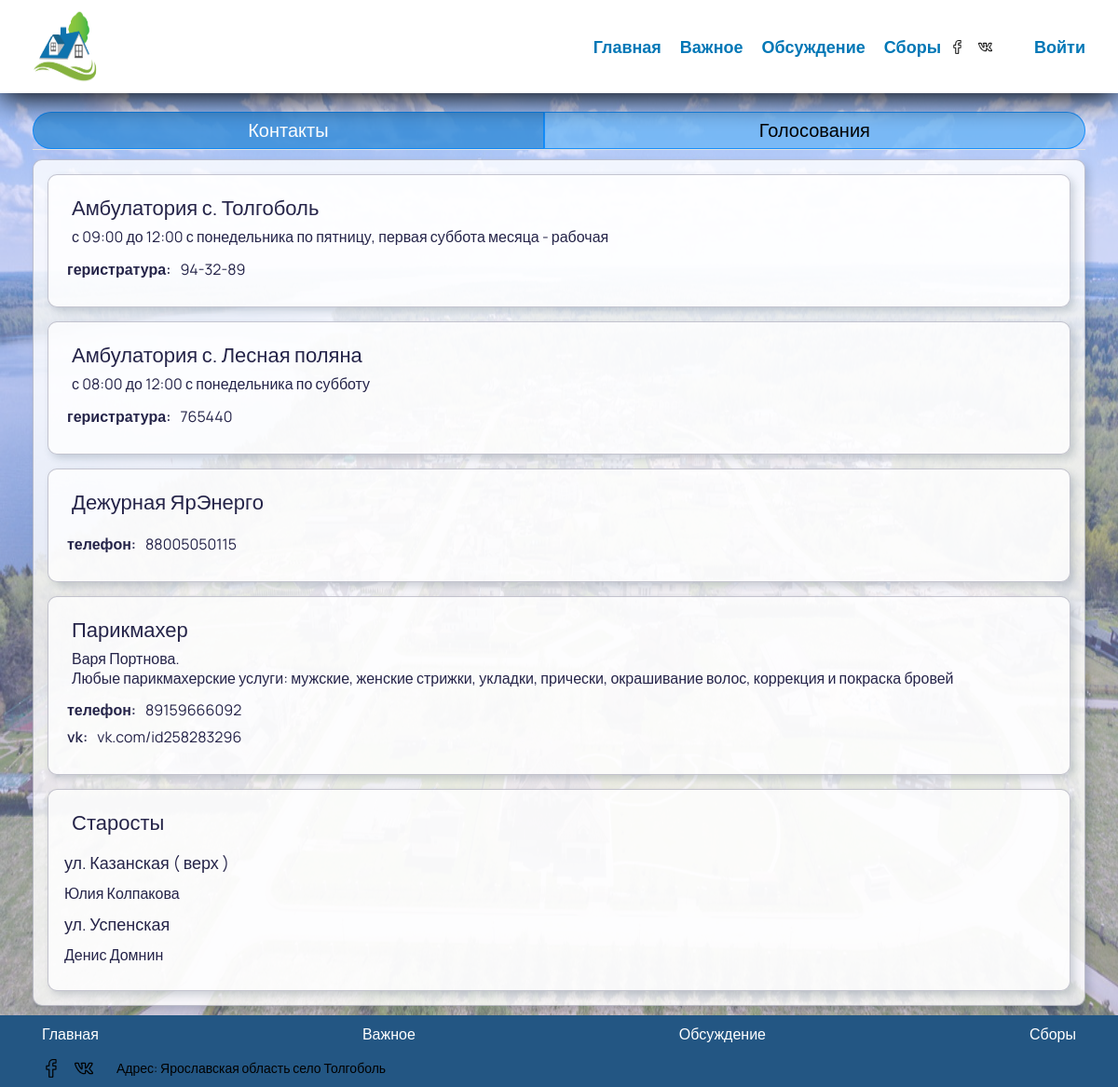
The app's page /important/ with its own data.
### MainService/models.py (models this page shows)
class AnyContact( models.Model ):
    title = models.CharField( _('Название контакта'), max_length=100, blank=False, unique=False )
    comment = models.CharField( _('Комментарий'), max_length=1000, blank=True, unique=False )
    is_chief = models.BooleanField( _('Является ли старостой'), default=False )

class ContactField( models.Model ):
    key = models.CharField( _('Название'), max_length=100, blank=False, unique=False )
    value = models.CharField( _('Значение'), max_length=1000, blank=False, unique=False )
    contact = models.ForeignKey( AnyContact, on_delete = models.CASCADE )

### MainService/views.py (the view, shortened to what this page needs)
# urls.py: path('important/', ImportantPage.as_view(), name='important' ),
class ImportantPage( DataMixin, TemplateView ):
    template_name = 'MainService/important.html'
    model = AnyContact
    title = _("Поселок Толгоболь / Важное / Контакты")
    @logger
    def get_context_data( self, *, object_list=None, **kwargs ):
        c_super = super().get_context_data(**kwargs)
        c_def = self.get_user_context()
        c_def['chifs'] = self.get_contact( is_chief=True )
        c_def['anys'] = self.get_contact( is_chief=False )
        c_def[ 'title' ] = self.title
        c_def[ 'votings' ] = self.get_votings_context()
        c_def.update( c_super )
        return c_def
    def get_contact( self, is_chief ):
        contacts = AnyContact.objects.filter( is_chief=is_chief )
        res = []
        for i in contacts:
            item = {}
            item['title'] = i.title
            if i.comment != '':
                item['comment'] = i.comment
            items = []
            for it in i.contactfield_set.all():
                items.append( {'key':it.key, 'value': it.value} )
            item['items'] = items
            res.append( item )
        return res
    def get_votings_context( self ):
        result = []
        votings = Voting.objects.all()
        for voting in votings:
            item = {}
            if voting.is_non_auth:
                if self.request.user.is_authenticated:
                    if voting.votingitemusernonauth_set.all().filter(csrf=str(self.request.user.id)).count():
                        item['is_disabled'] = 'disabled'
                else:
                    csrf = self.request.COOKIES.get( 'csrftoken', None )
                    if voting.votingitemusernonauth_set.all().filter(csrf=csrf).count():
                        item['is_disabled'] = 'disabled'
                if voting.is_finish:
                    item['is_disabled'] = 'disabled'
                if voting.finish_data is not None:
                    if voting.finish_data < timezone.now().date():
                        item['is_disabled'] = 'disabled'
                item['id'] = voting.id
                item['is_non_auth'] = voting.is_non_auth
                item['title'] = voting.title
                item['comment'] = voting.comment
                item['finish_data'] = voting.finish_data if voting.finish_data else 'Без срока'
                total_count = voting.votingitemusernonauth_set.count()
                persent = total_count / 100
                item['voting_items'] = [ dict( [( 'name', i.name ),
                                                ( 'id', i.id ),
                                                ( 'voting_persent', int(i.votingitemusernonauth_set.count() / persent) if persent > 0 else 0 ),
                                                ( 'voting_piople', i.votingitemusernonauth_set.count() ) ]
                                            ) for i in voting.votingitem_set.all() ]
            item['total_count'] = total_count
            result.append( item )
        return result

### MainService/logger.py (called while the page is built)
def logger( func, *args, **kwargs ):
    def wrap( *args, **kwargs ):
        Logger().Log( logging.INFO, func.__name__, '[pd][start]', args, kwargs)
        stack = traceback.extract_stack()
        res = func( *args, **kwargs )
        Logger().Log( logging.INFO, func.__name__, '[pd][finish]', res)
        return res
    return wrap

    def __new__( cls ):
        if not hasattr( cls, 'instance'):
            cls.instance = super( Logger, cls ).__new__( cls )
        return cls.instance

    def Log( self, log_level, *args, **kwargs ):
        print(log_level, 'log_level')
        msg = self._get_msg( *args )
        logging.log( log_level, msg, **kwargs )

    @staticmethod
    def _get_msg( *arg ):
        msg = ''
        for i in arg:
            msg += str(i) + ' '
        return msg

### TolgobolVillage/utils.py (called while the page is built)
    def get_user_context( self, **kwargs ):
        context = kwargs
        user_menu = MENU.copy()
        if self.request.user.is_authenticated:
            context[ 'account' ] = { 'title': self.request.user.first_name,
                                    'url_name':'account',
                                    'sub_menu': (
                                        {'sub_title': _('Личный кабинет'), 'url_name': 'account'},
                                        {'sub_title': _('Изменить пароль'), 'url_name': 'security'},
                                        {'sub_title': _('Выйти'), 'url_name': 'logout'}
                                    )
                                    }
        else:
            context[ 'account' ] = { 'title': _("Войти"), 'url_name':'auth' }
            context[ 'form_login' ] = AuthLoginForm
        context[ 'menu' ] = user_menu
        return context

### MainService/templates/MainService/important.html (shortened to what this page needs)
{% extends 'MainService/base.html' %}
{% load static %}
{% block css %}
<link rel="stylesheet" type="text/css" href="{% static "/css/important_body.css"  %}">
<link rel="stylesheet" type="text/css" href="{% static "/css/tabs.css"  %}">
<link rel="stylesheet" type="text/css" href="{% static "/css/modal.css"  %}">
{% endblock %}
{% block page %}
<div class="wrapper__page">
  <section class="test _container">
    <div class="tabs">
      <div class="tabs__nav">
        <button class="tabs__btn tabs__btn_active" id="contacts">Контакты</button>
        <button class="tabs__btn" id="voting">Голосования</button>
      </div>
      <div class="tabs__content">
        <div class="tabs__pane tabs__pane_show">
          {% for any in anys %}
            <div class="block">
              <div class="block-title">
                {{ any.title }}
              </div>
              <div class="block-text">{{ any.comment }}</div>
              <div class="block-content">
                {% for any_contact in any.items %}
                  <div class="block-content-item">
                    <div class="content-item-key">{{ any_contact.key }}:</div>
                    <div class="content-item-value">{{ any_contact.value }}</div>
                  </div>
                {% endfor %}
              </div>
            </div>
          {% endfor %}
          <div class="block">
            <div class="block-title">
              Старосты
            </div>
            <div class="block-content">
              <table>
                <tbody>
                  {% for chif in chifs %}
                    <tr>
                      <td class="block-sub-title">{{ chif.title }}</td>
                    </tr>
                    <tr>
                      {% if chif.comment %}
                      <td class="block-text">{{ chif.comment }}</td>
                      {% endif %}
                    </tr>
                  {% endfor %}
                </tbody>
              </table>
            </div>
          </div>
        </div>
      </div>
    </div>
  </section>
</div>
{% endblock %}

### MainService/static/css/style.css (style rules this page uses)
* { padding: 0; margin: 0; border: 0; }
*, *:before, *:after { box-sizing: border-box; }
body { background-image: url("19.jpg"); background-repeat: no-repeat; background-position: 0 0; background-attachment: fixed; background-size: 100% 100%; }
html, body { height: 100%; width: 100%; font-size: 100%; line-height: 1; font-size: 14px; -ms-text-size-adjust: 100%; -moz-text-size-adjust: 100%; -webkit-text-size-adjust: 100%; }
input, button, textarea { font-family: inherit; }
button { cursor: pointer; }
body { font-family: 'Manrope', sans-serif; font-style: 400px; }
._container { max-width: 1170px; margin: 0px auto; padding-left: 20px; padding-right: 20px; }
.wrapper__page { padding-top: 20px; }
* { scrollbar-width: thin; scrollbar-color: #60ADFF #DFE9EB; }

### MainService/static/css/button.css (style rules this page uses)
* { padding: 0; margin: 0; border: 0; }
*, *:before, *:after { box-sizing: border-box; }
html, body { height: 100%; width: 100%; font-size: 100%; line-height: 1; font-size: 14px; -ms-text-size-adjust: 100%; -moz-text-size-adjust: 100%; -webkit-text-size-adjust: 100%; }
input, button, textarea { font-family: inherit; }
button { cursor: pointer; }

### MainService/static/css/important_body.css (style rules this page uses)
.content-item-key { font-weight: 600; }

### MainService/static/css/tabs.css (style rules this page uses)
.tabs__nav { display: flex; flex-wrap: wrap; list-style-type: none; margin: 0; border-bottom: 1px solid #e0e0e0; }
.tabs__btn:first-child { border-radius: 20px 0px 0px 20px; }
.tabs__btn:last-child { border-radius: 0px 20px 20px 0px; }
.tabs__btn { padding: 0.5rem 0.75rem; text-decoration: none; color: black; text-align: center; flex-shrink: 0; flex-grow: 1; border: 1px solid #0086fccb; cursor: pointer; background: #6db6f5cb; font-size: 20px; line-height: calc( 22 / 18 * 100%); font-weight: 400; text-align: center; }
.tabs__btn_active { background: #3b90dbde; color: white; cursor: default; }
.tabs__pane { display: none; background: rgba(255, 255, 255, 0.8); border-radius: 10px; padding: 0px 15px 0px 15px; color: #252449; margin: 0px 0px 0px 0px; box-shadow: 4px 4px 8px 0px rgba(34, 60, 80, 0.2); border: 1px solid #25244942; min-height: 100%; font-weight: 400; font-size: 16px; line-height: calc( 19 / 12 * 100%); margin-top: 10px; }
.tabs__pane_show { display: block; }
.block { background: rgba(255, 255, 255, 0.8); border-radius: 10px; padding: 15px; color: #252449; margin: 15px 0px 15px 0px; box-shadow: 4px 4px 8px 0px rgba(34, 60, 80, 0.2); border: 1px solid #25244942; }
.block-title { font-weight: 400; font-size: 22px; line-height: calc( 21 / 22 * 100%); margin-left: 10px; padding-top: 10px; }
.block-sub-title { font-weight: 400; font-size: 18px; line-height: calc( 21 / 18 * 100%); margin-left: 10px; padding-top: 10px; }
.block-text { font-weight: 400; font-size: 16px; line-height: calc( 21 / 16 * 100%); margin-left: 10px; padding-top: 10px; margin-bottom: 10px; white-space: pre-line; }
.block-content { margin: 10px 0px 10px 0px; font-weight: 400; font-size: 16px; line-height: calc( 19 / 16 * 100%); margin-top: 10px; }
.block-content-item { display: flex; padding: 5px; }
.block-content-item :not(last-child) { margin-right: 10px; }

### records on screen
AnyContact: title "Амбулатория с. Толгоболь", comment "с 09:00 до 12:00 с понедельника по пятницу, первая суббота месяца - рабочая"
ContactField: key "геристратура", value "94-32-89"
AnyContact: title "Амбулатория с. Лесная поляна", comment "с 08:00 до 12:00 с понедельника по субботу"
ContactField: key "геристратура", value "765440"
AnyContact: title "Дежурная ЯрЭнерго"
ContactField: key "телефон", value "88005050115"
AnyContact: title "Парикмахер", comment "Варя Портнова. Любые парикмахерские услуги: мужские, женские стрижки, укладки, прически, окрашивание волос, коррекция и покраска бровей"
ContactField: key "телефон", value "89159666092"
ContactField: key "vk", value "vk.com/id258283296"
AnyContact: title "ул. Казанская ( верх )", comment "Юлия Колпакова"
AnyContact: title "ул. Успенская", comment "Денис Домнин"

### other values on screen
{{ el.title }} "Главная" "Важное" "Обсуждение" "Сборы"
{{ account.title }} "Войти"
